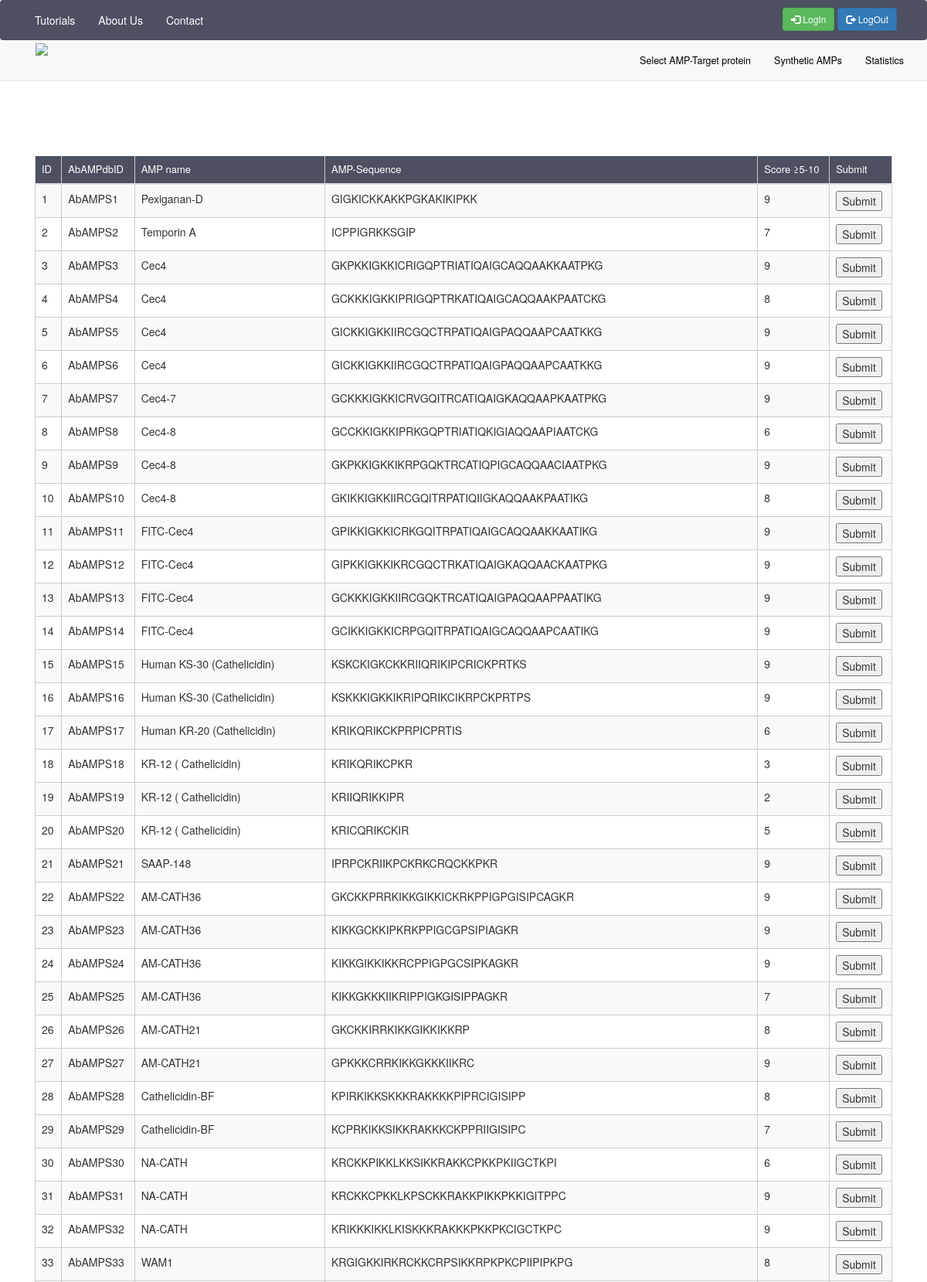
/synthetic/synthetic/ (upper part), run on the app's committed database.
### synthetic/models.py (models this page shows, shortened)
class Synthetic(models.Model):
    starget_protein = models.ForeignKey(
        Stargetproteins, on_delete=models.SET_NULL, null=True, blank=True)
    sdock = models.ManyToManyField('Sdock', related_name='sdock')
    title = models.CharField(("Title"), max_length=255)
    name = models.CharField(("Name"), max_length=255)
    s = models.CharField(
        ("Synthetic_sequence"), max_length=500)
    synthetic_Tiny = models.IntegerField(("Tiny"))
    synthetic_Small = models.IntegerField(("Small"))
    synthetic_Aliphtic = models.IntegerField(("Synthetic_aliphatic"))
    synthetic_Aromatic = models.IntegerField(("Synthetic_aromatic"))
    synthetic_non_polar = models.IntegerField(("Synthetic_Non_Polar-aa"))
    synthetic_polar = models.IntegerField(("Synthetic_Polar-aa"))
    synthetic_charged_aa = models.IntegerField(("Synthetic_Charged-aa"))
    synthetic_basic = models.IntegerField(("Synthetic_Basic-aa"))
    synthetic_acidic = models.CharField(
        ("Synthetic_Acidic-aa"), max_length=255)
    synthetic_mol_weight_tiny = models.FloatField(
        ("Synthetic_Mole%-Tiny_aa"), max_length=255)
    synthetic_mol_weight_small = models.FloatField(
        ("Synthetic_Mole%-Small_aa"), max_length=255)
    synthetic_mol_weight_apliphatic = models.FloatField(
        ("Synthetic_Mole%-Aliphtic_aa"), max_length=255)
    synthetic_mol_weight_aromatic = models.CharField(
        ("Synthetic_Mole%-Aromatic_aa"), max_length=255)
    synthetic_mol_weight_non_polar = models.FloatField(
        ("Synthetic_Mole%-Non_Polar_aa"), max_length=255)
    synthetic_mol_weight_polar = models.FloatField(
        ("Synthetic_Mole%-Polar_aa"), max_length=255)
    synthetic_mol_weight_charged = models.FloatField(
        ("Synthetic_Mole%-Charged_aa"), max_length=255)
    synthetic_mol_weight_basic = models.FloatField(
        ("Synthetic_Mole%-Basic_aa"), max_length=255, default=None)
    synthetic_mol_weight_acidic = models.IntegerField(
        ("Synthetic_Mole%-Acidic_aa"), default=None)
    synthetic_molecular_weight = models.FloatField(
        ("Synthetic_mw"), max_length=255, default=None)
    synthetic_length = models.IntegerField(("Synthetic_length"), default=None)
    synthetic_charge = models.FloatField(
        ("Synthetic_Charge"), max_length=255, default=None)
    synthetic_isolelectric_point = models.FloatField(
        ("Synthetic_Isolelectric point"), max_length=255)
    synthetic_aliphatic_Index = models.FloatField(
        ("Synthetic_Aliphatic Index"), max_length=255, default=None)
    synthetic_instability_Index = models.FloatField(
        ("Synthetic_Instability Index"), max_length=255)
    synthetic_bomanIndex = models.FloatField(
        ("Synthetic_BomanIndex"), max_length=255)
    synthetic_hydrophobicity = models.FloatField(
        ("Synthetic_Hydrophobicity"), max_length=255)
    synthetic_hydrophobic_moment = models.FloatField(
        ("Synthetic_Hydrophobic moment"), max_length=255)
    synthetic_toxicity = models.CharField(
        ("Synthetic_Toxicity"), max_length=255, default=None)
    synthetic_hemolytic_activity = models.FloatField(
        ("Synthetic_Hemolytic activity"), max_length=255)
    synthetic_score = models.IntegerField(("Synthetic_Score"), default=None)
    synthetic_pdb_name = models.CharField(
        ("Synthetic_PDBName"), max_length=255, default=None)

### synthetic/views.py (the view)
# urls.py: path('synthetic/', include("synthetic.urls", namespace="synthetic")),
def synthetic(request):
    return render(request, "synthetic/predicted.html", {
        "starget": Stargetproteins.objects.all(),
        "synthetic": Synthetic.objects.all()
    })

### synthetic/templates/synthetic/predicted.html (shortened to what this page needs)
{% extends 'base.html' %} {% block content %}
<link rel="stylesheet" href="https://cdnjs.cloudflare.com/ajax/libs/font-awesome/4.7.0/css/font-awesome.min.css">
<body>
        <div class="col-lg-12 col-md-12 col-sm-12 col-xs-12">
            <table class="table table-striped w-auto">
                <thead>
                    <tr>
                        <th scope="col">ID</th>
                        <th scope="col">AbAMPdbID</th>
                        <th scope="col">AMP name</th>
                        <th scope="col">AMP-Sequence</th>
                        <th scope="col">Score ≥5-10</th>
                        <th scope="col">Submit</th>
                    </tr>
                </thead>
                <tbody>
                    {% for synthetic in synthetic %}
                    <tr class="table-info">
                        <td> {{ synthetic.id }}
                        </td>
                        <td>{{ synthetic.title }}</td>
                        <td>{{ synthetic.name }}</td>
                        <td>{{ synthetic.s }}</td>
                        <td>{{ synthetic.synthetic_score }}</td>
                        <a href="{% url 'synthetic:submit_synthetic' synthetic_id=synthetic.pk %}">Go to result page</a>
                        <td>
                            <form class="form-inline" method="POST" action="/synthetic/create_syntheticprotien/">
                                <input type="submit">
                            </form>
                        </td>
                    </tr>
                    {% endfor %}
                </tbody>
            </table>
        </div>
        </div>
</body>
{% endblock %}

### synthetic/templates/synthetic/predicted.html (style rules this page uses)
table { width: 100%; border-collapse: collapse; margin-top: 150px; }
tr:nth-of-type(odd) { background: #eee; }
th { background: #333; color: white; font-weight: bold; }
td, th { padding: 6px; border: 1px solid #ccc; text-align: left; }
th { background: #4D5061; color: rgb(255, 255, 255); font-weight: normal; font-size: small; }
body { padding-top: -30px; margin-top: -70px; }

### data on the page
Synthetic: id "1", title "AbAMPS1", name "Pexiganan-D", s "GIGKICKKAKKPGKAKIKIPKK", synthetic_score "9"
Synthetic: id "2", title "AbAMPS2", name "Temporin A", s "ICPPIGRKKSGIP", synthetic_score "7"
Synthetic: id "3", title "AbAMPS3", name "Cec4", s "GKPKKIGKKICRIGQPTRIATIQAIGCAQQAAKKAATPKG", synthetic_score "9"
Synthetic: id "4", title "AbAMPS4", name "Cec4", s "GCKKKIGKKIPRIGQPTRKATIQAIGCAQQAAKPAATCKG", synthetic_score "8"
Synthetic: id "5", title "AbAMPS5", name "Cec4", s "GICKKIGKKIIRCGQCTRPATIQAIGPAQQAAPCAATKKG", synthetic_score "9"
Synthetic: id "6", title "AbAMPS6", name "Cec4", s "GICKKIGKKIIRCGQCTRPATIQAIGPAQQAAPCAATKKG", synthetic_score "9"
Synthetic: id "7", title "AbAMPS7", name "Cec4-7", s "GCKKKIGKKICRVGQITRCATIQAIGKAQQAAPKAATPKG", synthetic_score "9"
Synthetic: id "8", title "AbAMPS8", name "Cec4-8", s "GCCKKIGKKIPRKGQPTRIATIQKIGIAQQAAPIAATCKG", synthetic_score "6"
Synthetic: id "9", title "AbAMPS9", name "Cec4-8", s "GKPKKIGKKIKRPGQKTRCATIQPIGCAQQAACIAATPKG", synthetic_score "9"
Synthetic: id "10", title "AbAMPS10", name "Cec4-8", s "GKIKKIGKKIIRCGQITRPATIQIIGKAQQAAKPAATIKG", synthetic_score "8"
Synthetic: id "11", title "AbAMPS11", name "FITC-Cec4", s "GPIKKIGKKICRKGQITRPATIQAIGCAQQAAKKAATIKG", synthetic_score "9"
Synthetic: id "12", title "AbAMPS12", name "FITC-Cec4", s "GIPKKIGKKIKRCGQCTRKATIQAIGKAQQAACKAATPKG", synthetic_score "9"
Synthetic: id "13", title "AbAMPS13", name "FITC-Cec4", s "GCKKKIGKKIIRCGQKTRCATIQAIGPAQQAAPPAATIKG", synthetic_score "9"
Synthetic: id "14", title "AbAMPS14", name "FITC-Cec4", s "GCIKKIGKKICRPGQITRPATIQAIGCAQQAAPCAATIKG", synthetic_score "9"
Synthetic: id "15", title "AbAMPS15", name "Human KS-30 (Cathelicidin)", s "KSKCKIGKCKKRIIQRIKIPCRICKPRTKS", synthetic_score "9"
Synthetic: id "16", title "AbAMPS16", name "Human KS-30 (Cathelicidin)", s "KSKKKIGKKIKRIPQRIKCIKRPCKPRTPS", synthetic_score "9"
Synthetic: id "17", title "AbAMPS17", name "Human KR-20 (Cathelicidin)", s "KRIKQRIKCKPRPICPRTIS", synthetic_score "6"
Synthetic: id "18", title "AbAMPS18", name "KR-12 ( Cathelicidin)", s "KRIKQRIKCPKR", synthetic_score "3"
Synthetic: id "19", title "AbAMPS19", name "KR-12 ( Cathelicidin)", s "KRIIQRIKKIPR", synthetic_score "2"
Synthetic: id "20", title "AbAMPS20", name "KR-12 ( Cathelicidin)", s "KRICQRIKCKIR", synthetic_score "5"
Synthetic: id "21", title "AbAMPS21", name "SAAP-148", s "IPRPCKRIIKPCKRKCRQCKKPKR", synthetic_score "9"
Synthetic: id "22", title "AbAMPS22", name "AM-CATH36", s "GKCKKPRRKIKKGIKKICKRKPPIGPGISIPCAGKR", synthetic_score "9"
Synthetic: id "23", title "AbAMPS23", name "AM-CATH36", s "KIKKGCKKIPKRKPPIGCGPSIPIAGKR", synthetic_score "9"
Synthetic: id "24", title "AbAMPS24", name "AM-CATH36", s "KIKKGIKKIKKRCPPIGPGCSIPKAGKR", synthetic_score "9"
Synthetic: id "25", title "AbAMPS25", name "AM-CATH36", s "KIKKGKKKIIKRIPPIGKGISIPPAGKR", synthetic_score "7"
Synthetic: id "26", title "AbAMPS26", name "AM-CATH21", s "GKCKKIRRKIKKGIKKIKKRP", synthetic_score "8"
Synthetic: id "27", title "AbAMPS27", name "AM-CATH21", s "GPKKKCRRKIKKGKKKIIKRC", synthetic_score "9"
Synthetic: id "28", title "AbAMPS28", name "Cathelicidin-BF", s "KPIRKIKKSKKKRAKKKKPIPRCIGISIPP", synthetic_score "8"
Synthetic: id "29", title "AbAMPS29", name "Cathelicidin-BF", s "KCPRKIKKSIKKRAKKKCKPPRIIGISIPC", synthetic_score "7"
Synthetic: id "30", title "AbAMPS30", name "NA-CATH", s "KRCKKPIKKLKKSIKKRAKKCPKKPKIIGCTKPI", synthetic_score "6"
Synthetic: id "31", title "AbAMPS31", name "NA-CATH", s "KRCKKCPKKLKPSCKKRAKKPIKKPKKIGITPPC", synthetic_score "9"
Synthetic: id "32", title "AbAMPS32", name "NA-CATH", s "KRIKKKIKKLKISKKKRAKKKPKKPKCIGCTKPC", synthetic_score "9"
Synthetic: id "33", title "AbAMPS33", name "WAM1", s "KRGIGKKIRKRCKKCRPSIKKRPKPKCPIIPIPKPG", synthetic_score "8"
